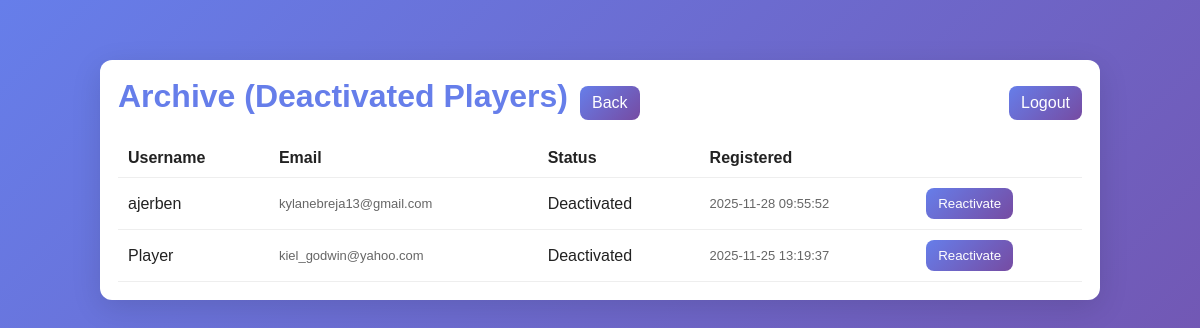
The app's page /admin/archive (signed in) with its own data.
### tables this page shows
CREATE TABLE users (
                id INTEGER PRIMARY KEY AUTOINCREMENT,
                username TEXT NOT NULL UNIQUE,
                email TEXT NOT NULL UNIQUE,
                password TEXT NOT NULL,
                score INTEGER DEFAULT 0,
                created_at TIMESTAMP DEFAULT CURRENT_TIMESTAMP
            , status TEXT DEFAULT 'Active', role TEXT DEFAULT 'Player');

### app.py (the view)
@app.route('/admin/archive')
@admin_required
def admin_archive():
    conn = get_db_connection()
    cursor = conn.cursor()
    cursor.execute("SELECT id, username, email, status, created_at FROM users WHERE status = 'Deactivated' ORDER BY created_at DESC")
    archived = [dict(r) for r in cursor.fetchall()]
    conn.close()
    return render_template('admin_archive.html', players=archived)

### app.py (called while the page is built)
def get_db_connection():
    conn = sqlite3.connect(DATABASE)
    conn.row_factory = sqlite3.Row
    return conn

def admin_required(f):
    from functools import wraps
    @wraps(f)
    def wrapped(*args, **kwargs):
        if not session.get('is_admin'):
            return redirect(url_for('admin_login'))
        return f(*args, **kwargs)
    return wrapped

### templates/admin_archive.html (shortened to what this page needs)
<!DOCTYPE html>
<html>
<head>
</head>
<body>
  <div class="container">
    <div class="card">
      <div class="top">
        <h1>Archive (Deactivated Players)</h1>
        <a class="btn" href="/admin">Back</a>
        <a class="btn" href="/admin/logout" style="margin-left:auto">Logout</a>
      </div>
      <table>
        <thead><tr><th>Username</th><th>Email</th><th>Status</th><th>Registered</th><th></th></tr></thead>
        <tbody>
          {% for p in players %}
          <tr>
            <td>{{ p.username }}</td>
            <td class="muted">{{ p.email }}</td>
            <td>{{ p.status }}</td>
            <td class="muted">{{ p.created_at }}</td>
            <td>
              <form method="post" action="/admin/reactivate/{{ p.id }}">
                <button class="btn" type="submit">Reactivate</button>
              </form>
            </td>
          </tr>
          {% endfor %}
        </tbody>
      </table>
    </div>
  </div>
</body>
</html>

### templates/admin_archive.html (style rules this page uses)
body { font-family:Arial,Helvetica,sans-serif;padding:20px;background:linear-gradient(135deg,#667eea,#764ba2);min-height:100vh }
.container { max-width:1000px;margin:32px auto }
.card { background:#fff;color:#222;border-radius:12px;padding:18px;box-shadow:0 8px 30px rgba(0,0,0,0.12) }
h1 { color:#667eea;margin:0 0 12px }
.top { display:flex;align-items:center;gap:12px;margin-bottom:12px }
.btn { background:linear-gradient(135deg,#667eea,#764ba2);color:#fff;padding:8px 12px;border-radius:8px;text-decoration:none;border:none }
table { width:100%;border-collapse:collapse;margin-top:12px }
th,td { padding:10px;border-bottom:1px solid #eee;text-align:left }
.muted { color:#666;font-size:13px }

### records on screen
users: username "ajerben", email "kylanebreja13@gmail.com", status "Deactivated", created_at "2025-11-28 09:55:52"
users: username "Player", email "kiel_godwin@yahoo.com", status "Deactivated", created_at "2025-11-25 13:19:37"
